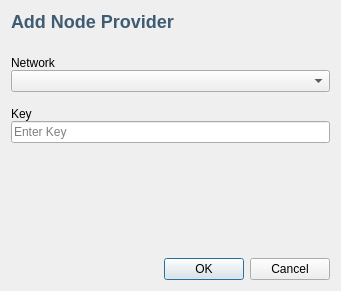
<?xml version="1.0" encoding="UTF-8"?>
<ui version="4.0">
 <class>Dialog</class>
 <widget class="QDialog" name="Dialog">
  <property name="geometry">
   <rect>
    <x>0</x>
    <y>0</y>
    <width>341</width>
    <height>291</height>
   </rect>
  </property>
  <property name="windowTitle">
   <string>Dialog</string>
  </property>
  <layout class="QVBoxLayout" name="verticalLayout_4">
   <item>
    <widget class="QLabel" name="label">
     <property name="styleSheet">
      <string notr="true">font-weight: bold;
font-size: 18px;
color: #3f5c73;</string>
     </property>
     <property name="text">
      <string>Add Node Provider</string>
     </property>
    </widget>
   </item>
   <item>
    <spacer name="verticalSpacer">
     <property name="orientation">
      <enum>Qt::Vertical</enum>
     </property>
     <property name="sizeType">
      <enum>QSizePolicy::Fixed</enum>
     </property>
     <property name="sizeHint" stdset="0">
      <size>
       <width>20</width>
       <height>18</height>
      </size>
     </property>
    </spacer>
   </item>
   <item>
    <layout class="QVBoxLayout" name="verticalLayout_3">
     <property name="spacing">
      <number>15</number>
     </property>
     <item>
      <layout class="QVBoxLayout" name="verticalLayout">
       <property name="spacing">
        <number>0</number>
       </property>
       <item>
        <widget class="QLabel" name="label_2">
         <property name="text">
          <string>Network</string>
         </property>
        </widget>
       </item>
       <item>
        <widget class="QComboBox" name="select_network">
         <property name="placeholderText">
          <string>Select Network</string>
         </property>
        </widget>
       </item>
      </layout>
     </item>
     <item>
      <layout class="QVBoxLayout" name="verticalLayout_2">
       <property name="spacing">
        <number>0</number>
       </property>
       <item>
        <widget class="QLabel" name="label_3">
         <property name="text">
          <string>Key</string>
         </property>
        </widget>
       </item>
       <item>
        <widget class="QLineEdit" name="key_input">
         <property name="placeholderText">
          <string>Enter Key</string>
         </property>
        </widget>
       </item>
      </layout>
     </item>
    </layout>
   </item>
   <item>
    <spacer name="verticalSpacer_2">
     <property name="orientation">
      <enum>Qt::Vertical</enum>
     </property>
     <property name="sizeHint" stdset="0">
      <size>
       <width>20</width>
       <height>51</height>
      </size>
     </property>
    </spacer>
   </item>
   <item>
    <widget class="QDialogButtonBox" name="buttonBox">
     <property name="orientation">
      <enum>Qt::Horizontal</enum>
     </property>
     <property name="standardButtons">
      <set>QDialogButtonBox::Cancel|QDialogButtonBox::Ok</set>
     </property>
    </widget>
   </item>
  </layout>
 </widget>
 <resources/>
 <connections>
  <connection>
   <sender>buttonBox</sender>
   <signal>accepted()</signal>
   <receiver>Dialog</receiver>
   <slot>accept()</slot>
   <hints>
    <hint type="sourcelabel">
     <x>248</x>
     <y>254</y>
    </hint>
    <hint type="destinationlabel">
     <x>157</x>
     <y>274</y>
    </hint>
   </hints>
  </connection>
  <connection>
   <sender>buttonBox</sender>
   <signal>rejected()</signal>
   <receiver>Dialog</receiver>
   <slot>reject()</slot>
   <hints>
    <hint type="sourcelabel">
     <x>316</x>
     <y>260</y>
    </hint>
    <hint type="destinationlabel">
     <x>286</x>
     <y>274</y>
    </hint>
   </hints>
  </connection>
 </connections>
</ui>
